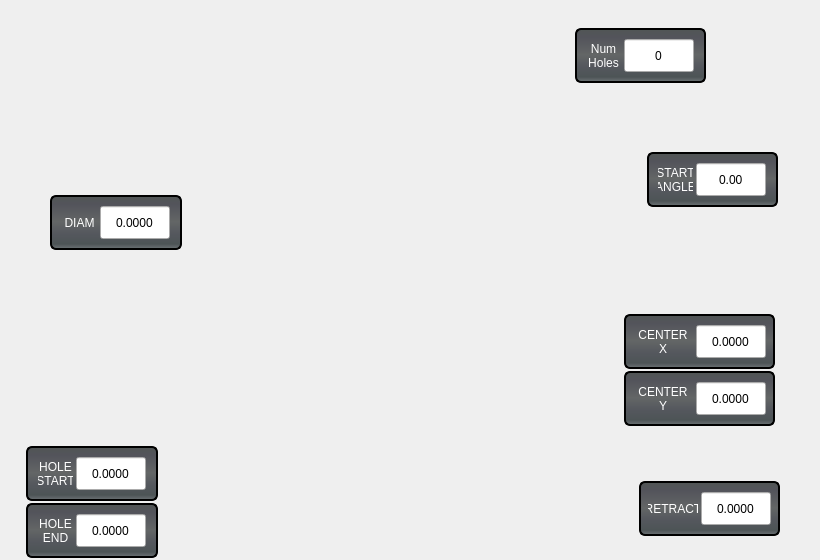
       <widget class="QWidget" name="bolt_hole_diagram_widget" native="true">
        <property name="minimumSize">
         <size>
          <width>820</width>
          <height>560</height>
         </size>
        </property>
        <property name="maximumSize">
         <size>
          <width>820</width>
          <height>560</height>
         </size>
        </property>
        <property name="styleSheet">
         <string notr="true">.QWidget {
    background-position: center;
    background-repeat: no-repeat; 
 	background-image: url(:/images/drill_circle.png);
}</string>
        </property>
        <widget class="QFrame" name="frame_22">
         <property name="geometry">
          <rect>
           <x>50</x>
           <y>195</y>
           <width>132</width>
           <height>55</height>
          </rect>
         </property>
         <property name="sizePolicy">
          <sizepolicy hsizetype="Fixed" vsizetype="Fixed">
           <horstretch>0</horstretch>
           <verstretch>0</verstretch>
          </sizepolicy>
         </property>
         <property name="minimumSize">
          <size>
           <width>100</width>
           <height>55</height>
          </size>
         </property>
         <property name="maximumSize">
          <size>
           <width>16777215</width>
           <height>55</height>
          </size>
         </property>
         <property name="styleSheet">
          <string notr="true">.QFrame{
    border-style: solid;
    border-color: black;
    border-width: 2px;
    border-radius: 6px;
    color: rgb(238, 238, 236);
	background-color: qlineargradient(spread:pad, x1:0, y1:0, x2:0, y2:1, stop:0 rgb(81, 86, 85), stop:0.489795 rgb(99, 102, 102), stop:0.699799 rgb(85, 88, 94), stop:0.90444 rgb(77, 84, 86), stop:0.160246 rgb(83, 84, 91), stop:1 rgb(109, 115, 118));
}</string>
         </property>
         <layout class="QHBoxLayout" name="horizontalLayout_181">
          <property name="leftMargin">
           <number>5</number>
          </property>
          <property name="rightMargin">
           <number>5</number>
          </property>
          <item>
           <layout class="QHBoxLayout" name="horizontalLayout_182">
            <property name="spacing">
             <number>3</number>
            </property>
            <item>
             <widget class="QLabel" name="label_133">
              <property name="sizePolicy">
               <sizepolicy hsizetype="Fixed" vsizetype="Fixed">
                <horstretch>0</horstretch>
                <verstretch>0</verstretch>
               </sizepolicy>
              </property>
              <property name="minimumSize">
               <size>
                <width>35</width>
                <height>33</height>
               </size>
              </property>
              <property name="maximumSize">
               <size>
                <width>35</width>
                <height>33</height>
               </size>
              </property>
              <property name="styleSheet">
               <string notr="true">QLabel{
font: 75 13pt &quot;Bebas Kai&quot;;
color: rgb(255, 255, 255);
}</string>
              </property>
              <property name="text">
               <string>DIAM</string>
              </property>
              <property name="alignment">
               <set>Qt::AlignCenter</set>
              </property>
              <property name="wordWrap">
               <bool>true</bool>
              </property>
             </widget>
            </item>
            <item>
             <widget class="QLineEdit" name="diameter">
              <property name="minimumSize">
               <size>
                <width>70</width>
                <height>33</height>
               </size>
              </property>
              <property name="maximumSize">
               <size>
                <width>70</width>
                <height>33</height>
               </size>
              </property>
              <property name="focusPolicy">
               <enum>Qt::StrongFocus</enum>
              </property>
              <property name="styleSheet">
               <string notr="true">QLabel {
    border-style: transparent;
    border-color: rgb(235, 235, 235);
    border-width: 1px;
    border-radius: 5px;
    color: black;
    background: white;
	font: 75 14pt &quot;Bebas Kai&quot;;
}</string>
              </property>
              <property name="text">
               <string>0.0000</string>
              </property>
              <property name="alignment">
               <set>Qt::AlignCenter</set>
              </property>
              <property name="readOnly">
               <bool>false</bool>
              </property>
             </widget>
            </item>
           </layout>
          </item>
         </layout>
        </widget>
        <widget class="QFrame" name="frame_23">
         <property name="geometry">
          <rect>
           <x>575</x>
           <y>28</y>
           <width>131</width>
           <height>55</height>
          </rect>
         </property>
         <property name="sizePolicy">
          <sizepolicy hsizetype="Fixed" vsizetype="Fixed">
           <horstretch>0</horstretch>
           <verstretch>0</verstretch>
          </sizepolicy>
         </property>
         <property name="minimumSize">
          <size>
           <width>100</width>
           <height>55</height>
          </size>
         </property>
         <property name="maximumSize">
          <size>
           <width>16777215</width>
           <height>60</height>
          </size>
         </property>
         <property name="styleSheet">
          <string notr="true">.QFrame{
    border-style: solid;
    border-color: black;
    border-width: 2px;
    border-radius: 6px;
    color: rgb(238, 238, 236);
	background-color: qlineargradient(spread:pad, x1:0, y1:0, x2:0, y2:1, stop:0 rgb(81, 86, 85), stop:0.489795 rgb(99, 102, 102), stop:0.699799 rgb(85, 88, 94), stop:0.90444 rgb(77, 84, 86), stop:0.160246 rgb(83, 84, 91), stop:1 rgb(109, 115, 118));
}</string>
         </property>
         <layout class="QHBoxLayout" name="horizontalLayout_183">
          <property name="leftMargin">
           <number>5</number>
          </property>
          <property name="rightMargin">
           <number>5</number>
          </property>
          <item>
           <layout class="QHBoxLayout" name="horizontalLayout_184">
            <property name="spacing">
             <number>3</number>
            </property>
            <item>
             <widget class="QLabel" name="label_134">
              <property name="sizePolicy">
               <sizepolicy hsizetype="Fixed" vsizetype="Fixed">
                <horstretch>0</horstretch>
                <verstretch>0</verstretch>
               </sizepolicy>
              </property>
              <property name="minimumSize">
               <size>
                <width>35</width>
                <height>33</height>
               </size>
              </property>
              <property name="maximumSize">
               <size>
                <width>35</width>
                <height>33</height>
               </size>
              </property>
              <property name="styleSheet">
               <string notr="true">QLabel{
font: 75 13pt &quot;Bebas Kai&quot;;
color: rgb(255, 255, 255);
}</string>
              </property>
              <property name="text">
               <string>Num
Holes</string>
              </property>
              <property name="alignment">
               <set>Qt::AlignCenter</set>
              </property>
              <property name="wordWrap">
               <bool>true</bool>
              </property>
             </widget>
            </item>
            <item>
             <widget class="QLineEdit" name="num_holes">
              <property name="minimumSize">
               <size>
                <width>70</width>
                <height>33</height>
               </size>
              </property>
              <property name="maximumSize">
               <size>
                <width>70</width>
                <height>33</height>
               </size>
              </property>
              <property name="styleSheet">
               <string notr="true">QLabel {
    border-style: transparent;
    border-color: rgb(235, 235, 235);
    border-width: 1px;
    border-radius: 5px;
    color: black;
    background: white;
	font: 75 14pt &quot;Bebas Kai&quot;;
}</string>
              </property>
              <property name="text">
               <string>0</string>
              </property>
              <property name="alignment">
               <set>Qt::AlignCenter</set>
              </property>
             </widget>
            </item>
           </layout>
          </item>
         </layout>
        </widget>
        <widget class="QFrame" name="frame_41">
         <property name="geometry">
          <rect>
           <x>647</x>
           <y>152</y>
           <width>131</width>
           <height>55</height>
          </rect>
         </property>
         <property name="sizePolicy">
          <sizepolicy hsizetype="Fixed" vsizetype="Fixed">
           <horstretch>0</horstretch>
           <verstretch>0</verstretch>
          </sizepolicy>
         </property>
         <property name="minimumSize">
          <size>
           <width>100</width>
           <height>55</height>
          </size>
         </property>
         <property name="maximumSize">
          <size>
           <width>16777215</width>
           <height>60</height>
          </size>
         </property>
         <property name="styleSheet">
          <string notr="true">.QFrame{
    border-style: solid;
    border-color: black;
    border-width: 2px;
    border-radius: 6px;
    color: rgb(238, 238, 236);
	background-color: qlineargradient(spread:pad, x1:0, y1:0, x2:0, y2:1, stop:0 rgb(81, 86, 85), stop:0.489795 rgb(99, 102, 102), stop:0.699799 rgb(85, 88, 94), stop:0.90444 rgb(77, 84, 86), stop:0.160246 rgb(83, 84, 91), stop:1 rgb(109, 115, 118));
}</string>
         </property>
         <layout class="QHBoxLayout" name="horizontalLayout_185">
          <property name="leftMargin">
           <number>5</number>
          </property>
          <property name="rightMargin">
           <number>5</number>
          </property>
          <item>
           <layout class="QHBoxLayout" name="horizontalLayout_186">
            <property name="spacing">
             <number>3</number>
            </property>
            <item>
             <widget class="QLabel" name="label_135">
              <property name="sizePolicy">
               <sizepolicy hsizetype="Fixed" vsizetype="Fixed">
                <horstretch>0</horstretch>
                <verstretch>0</verstretch>
               </sizepolicy>
              </property>
              <property name="minimumSize">
               <size>
                <width>35</width>
                <height>33</height>
               </size>
              </property>
              <property name="maximumSize">
               <size>
                <width>35</width>
                <height>33</height>
               </size>
              </property>
              <property name="styleSheet">
               <string notr="true">QLabel{
font: 75 13pt &quot;Bebas Kai&quot;;
color: rgb(255, 255, 255);
}</string>
              </property>
              <property name="text">
               <string>START
ANGLE</string>
              </property>
              <property name="alignment">
               <set>Qt::AlignCenter</set>
              </property>
              <property name="wordWrap">
               <bool>true</bool>
              </property>
             </widget>
            </item>
            <item>
             <widget class="QLineEdit" name="start_angle">
              <property name="minimumSize">
               <size>
                <width>70</width>
                <height>33</height>
               </size>
              </property>
              <property name="maximumSize">
               <size>
                <width>70</width>
                <height>33</height>
               </size>
              </property>
              <property name="styleSheet">
               <string notr="true">QLabel {
    border-style: transparent;
    border-color: rgb(235, 235, 235);
    border-width: 1px;
    border-radius: 5px;
    color: black;
    background: white;
	font: 75 14pt &quot;Bebas Kai&quot;;
}</string>
              </property>
              <property name="text">
               <string>0.00</string>
              </property>
              <property name="alignment">
               <set>Qt::AlignCenter</set>
              </property>
             </widget>
            </item>
           </layout>
          </item>
         </layout>
        </widget>
        <widget class="QFrame" name="frame_44">
         <property name="geometry">
          <rect>
           <x>624</x>
           <y>314</y>
           <width>151</width>
           <height>55</height>
          </rect>
         </property>
         <property name="sizePolicy">
          <sizepolicy hsizetype="Fixed" vsizetype="Fixed">
           <horstretch>0</horstretch>
           <verstretch>0</verstretch>
          </sizepolicy>
         </property>
         <property name="minimumSize">
          <size>
           <width>100</width>
           <height>55</height>
          </size>
         </property>
         <property name="maximumSize">
          <size>
           <width>16777215</width>
           <height>60</height>
          </size>
         </property>
         <property name="styleSheet">
          <string notr="true">.QFrame{
    border-style: solid;
    border-color: black;
    border-width: 2px;
    border-radius: 6px;
    color: rgb(238, 238, 236);
	background-color: qlineargradient(spread:pad, x1:0, y1:0, x2:0, y2:1, stop:0 rgb(81, 86, 85), stop:0.489795 rgb(99, 102, 102), stop:0.699799 rgb(85, 88, 94), stop:0.90444 rgb(77, 84, 86), stop:0.160246 rgb(83, 84, 91), stop:1 rgb(109, 115, 118));
}</string>
         </property>
         <layout class="QHBoxLayout" name="horizontalLayout_187">
          <property name="leftMargin">
           <number>5</number>
          </property>
          <property name="rightMargin">
           <number>5</number>
          </property>
          <item>
           <layout class="QHBoxLayout" name="horizontalLayout_188">
            <property name="spacing">
             <number>3</number>
            </property>
            <item>
             <widget class="QLabel" name="label_136">
              <property name="sizePolicy">
               <sizepolicy hsizetype="Fixed" vsizetype="Fixed">
                <horstretch>0</horstretch>
                <verstretch>0</verstretch>
               </sizepolicy>
              </property>
              <property name="minimumSize">
               <size>
                <width>60</width>
                <height>33</height>
               </size>
              </property>
              <property name="maximumSize">
               <size>
                <width>35</width>
                <height>33</height>
               </size>
              </property>
              <property name="styleSheet">
               <string notr="true">QLabel{
font: 75 13pt &quot;Bebas Kai&quot;;
color: rgb(255, 255, 255);
}</string>
              </property>
              <property name="text">
               <string>CENTER X</string>
              </property>
              <property name="alignment">
               <set>Qt::AlignCenter</set>
              </property>
              <property name="wordWrap">
               <bool>true</bool>
              </property>
             </widget>
            </item>
            <item>
             <widget class="QLineEdit" name="center_x">
              <property name="minimumSize">
               <size>
                <width>70</width>
                <height>33</height>
               </size>
              </property>
              <property name="maximumSize">
               <size>
                <width>70</width>
                <height>33</height>
               </size>
              </property>
              <property name="styleSheet">
               <string notr="true">QLabel {
    border-style: transparent;
    border-color: rgb(235, 235, 235);
    border-width: 1px;
    border-radius: 5px;
    color: black;
    background: white;
	font: 75 14pt &quot;Bebas Kai&quot;;
}</string>
              </property>
              <property name="text">
               <string>0.0000</string>
              </property>
              <property name="alignment">
               <set>Qt::AlignCenter</set>
              </property>
             </widget>
            </item>
           </layout>
          </item>
         </layout>
        </widget>
        <widget class="QFrame" name="frame_45">
         <property name="geometry">
          <rect>
           <x>624</x>
           <y>371</y>
           <width>151</width>
           <height>55</height>
          </rect>
         </property>
         <property name="sizePolicy">
          <sizepolicy hsizetype="Fixed" vsizetype="Fixed">
           <horstretch>0</horstretch>
           <verstretch>0</verstretch>
          </sizepolicy>
         </property>
         <property name="minimumSize">
          <size>
           <width>100</width>
           <height>55</height>
          </size>
         </property>
         <property name="maximumSize">
          <size>
           <width>16777215</width>
           <height>55</height>
          </size>
         </property>
         <property name="styleSheet">
          <string notr="true">.QFrame{
    border-style: solid;
    border-color: black;
    border-width: 2px;
    border-radius: 6px;
    color: rgb(238, 238, 236);
	background-color: qlineargradient(spread:pad, x1:0, y1:0, x2:0, y2:1, stop:0 rgb(81, 86, 85), stop:0.489795 rgb(99, 102, 102), stop:0.699799 rgb(85, 88, 94), stop:0.90444 rgb(77, 84, 86), stop:0.160246 rgb(83, 84, 91), stop:1 rgb(109, 115, 118));
}</string>
         </property>
         <layout class="QHBoxLayout" name="horizontalLayout_189">
          <property name="leftMargin">
           <number>5</number>
          </property>
          <property name="rightMargin">
           <number>5</number>
          </property>
          <item>
           <layout class="QHBoxLayout" name="horizontalLayout_190">
            <property name="spacing">
             <number>3</number>
            </property>
            <item>
             <widget class="QLabel" name="label_137">
              <property name="sizePolicy">
               <sizepolicy hsizetype="Fixed" vsizetype="Fixed">
                <horstretch>0</horstretch>
                <verstretch>0</verstretch>
               </sizepolicy>
              </property>
              <property name="minimumSize">
               <size>
                <width>60</width>
                <height>33</height>
               </size>
              </property>
              <property name="maximumSize">
               <size>
                <width>35</width>
                <height>33</height>
               </size>
              </property>
              <property name="styleSheet">
               <string notr="true">QLabel{
font: 75 13pt &quot;Bebas Kai&quot;;
color: rgb(255, 255, 255);
}</string>
              </property>
              <property name="text">
               <string>CENTER Y</string>
              </property>
              <property name="alignment">
               <set>Qt::AlignCenter</set>
              </property>
              <property name="wordWrap">
               <bool>true</bool>
              </property>
             </widget>
            </item>
            <item>
             <widget class="QLineEdit" name="center_y">
              <property name="minimumSize">
               <size>
                <width>70</width>
                <height>33</height>
               </size>
              </property>
              <property name="maximumSize">
               <size>
                <width>70</width>
                <height>33</height>
               </size>
              </property>
              <property name="styleSheet">
               <string notr="true">QLabel {
    border-style: transparent;
    border-color: rgb(235, 235, 235);
    border-width: 1px;
    border-radius: 5px;
    color: black;
    background: white;
	font: 75 14pt &quot;Bebas Kai&quot;;
}</string>
              </property>
              <property name="text">
               <string>0.0000</string>
              </property>
              <property name="alignment">
               <set>Qt::AlignCenter</set>
              </property>
             </widget>
            </item>
           </layout>
          </item>
         </layout>
        </widget>
        <widget class="QWidget" name="verticalLayoutWidget">
         <property name="geometry">
          <rect>
           <x>1217</x>
           <y>20</y>
           <width>161</width>
           <height>362</height>
          </rect>
         </property>
         <layout class="QVBoxLayout" name="verticalLayout_58"/>
        </widget>
        <widget class="QFrame" name="frame_52">
         <property name="geometry">
          <rect>
           <x>639</x>
           <y>481</y>
           <width>141</width>
           <height>55</height>
          </rect>
         </property>
         <property name="sizePolicy">
          <sizepolicy hsizetype="Fixed" vsizetype="Fixed">
           <horstretch>0</horstretch>
           <verstretch>0</verstretch>
          </sizepolicy>
         </property>
         <property name="minimumSize">
          <size>
           <width>100</width>
           <height>55</height>
          </size>
         </property>
         <property name="maximumSize">
          <size>
           <width>16777215</width>
           <height>55</height>
          </size>
         </property>
         <property name="styleSheet">
          <string notr="true">.QFrame{
    border-style: solid;
    border-color: black;
    border-width: 2px;
    border-radius: 6px;
    color: rgb(238, 238, 236);
	background-color: qlineargradient(spread:pad, x1:0, y1:0, x2:0, y2:1, stop:0 rgb(81, 86, 85), stop:0.489795 rgb(99, 102, 102), stop:0.699799 rgb(85, 88, 94), stop:0.90444 rgb(77, 84, 86), stop:0.160246 rgb(83, 84, 91), stop:1 rgb(109, 115, 118));
}</string>
         </property>
         <layout class="QHBoxLayout" name="horizontalLayout_197">
          <property name="leftMargin">
           <number>5</number>
          </property>
          <property name="rightMargin">
           <number>5</number>
          </property>
          <item>
           <layout class="QHBoxLayout" name="horizontalLayout_198">
            <property name="spacing">
             <number>3</number>
            </property>
            <item>
             <widget class="QLabel" name="label_146">
              <property name="sizePolicy">
               <sizepolicy hsizetype="Fixed" vsizetype="Fixed">
                <horstretch>0</horstretch>
                <verstretch>0</verstretch>
               </sizepolicy>
              </property>
              <property name="minimumSize">
               <size>
                <width>50</width>
                <height>33</height>
               </size>
              </property>
              <property name="maximumSize">
               <size>
                <width>35</width>
                <height>33</height>
               </size>
              </property>
              <property name="styleSheet">
               <string notr="true">QLabel{
font: 75 13pt &quot;Bebas Kai&quot;;
color: rgb(255, 255, 255);
}</string>
              </property>
              <property name="text">
               <string>RETRACT</string>
              </property>
              <property name="alignment">
               <set>Qt::AlignCenter</set>
              </property>
              <property name="wordWrap">
               <bool>true</bool>
              </property>
             </widget>
            </item>
            <item>
             <widget class="QLineEdit" name="retract">
              <property name="minimumSize">
               <size>
                <width>70</width>
                <height>33</height>
               </size>
              </property>
              <property name="maximumSize">
               <size>
                <width>70</width>
                <height>33</height>
               </size>
              </property>
              <property name="focusPolicy">
               <enum>Qt::StrongFocus</enum>
              </property>
              <property name="styleSheet">
               <string notr="true">QLabel {
    border-style: transparent;
    border-color: rgb(235, 235, 235);
    border-width: 1px;
    border-radius: 5px;
    color: black;
    background: white;
	font: 75 14pt &quot;Bebas Kai&quot;;
}</string>
              </property>
              <property name="text">
               <string>0.0000</string>
              </property>
              <property name="alignment">
               <set>Qt::AlignCenter</set>
              </property>
              <property name="readOnly">
               <bool>false</bool>
              </property>
             </widget>
            </item>
           </layout>
          </item>
         </layout>
        </widget>
        <widget class="QFrame" name="frame_53">
         <property name="geometry">
          <rect>
           <x>26</x>
           <y>446</y>
           <width>132</width>
           <height>55</height>
          </rect>
         </property>
         <property name="sizePolicy">
          <sizepolicy hsizetype="Fixed" vsizetype="Fixed">
           <horstretch>0</horstretch>
           <verstretch>0</verstretch>
          </sizepolicy>
         </property>
         <property name="minimumSize">
          <size>
           <width>100</width>
           <height>55</height>
          </size>
         </property>
         <property name="maximumSize">
          <size>
           <width>16777215</width>
           <height>55</height>
          </size>
         </property>
         <property name="styleSheet">
          <string notr="true">.QFrame{
    border-style: solid;
    border-color: black;
    border-width: 2px;
    border-radius: 6px;
    color: rgb(238, 238, 236);
	background-color: qlineargradient(spread:pad, x1:0, y1:0, x2:0, y2:1, stop:0 rgb(81, 86, 85), stop:0.489795 rgb(99, 102, 102), stop:0.699799 rgb(85, 88, 94), stop:0.90444 rgb(77, 84, 86), stop:0.160246 rgb(83, 84, 91), stop:1 rgb(109, 115, 118));
}</string>
         </property>
         <layout class="QHBoxLayout" name="horizontalLayout_203">
          <property name="leftMargin">
           <number>5</number>
          </property>
          <property name="rightMargin">
           <number>5</number>
          </property>
          <item>
           <layout class="QHBoxLayout" name="horizontalLayout_204">
            <property name="spacing">
             <number>3</number>
            </property>
            <item>
             <widget class="QLabel" name="label_149">
              <property name="sizePolicy">
               <sizepolicy hsizetype="Fixed" vsizetype="Fixed">
                <horstretch>0</horstretch>
                <verstretch>0</verstretch>
               </sizepolicy>
              </property>
              <property name="minimumSize">
               <size>
                <width>35</width>
                <height>33</height>
               </size>
              </property>
              <property name="maximumSize">
               <size>
                <width>35</width>
                <height>33</height>
               </size>
              </property>
              <property name="styleSheet">
               <string notr="true">QLabel{
font: 75 13pt &quot;Bebas Kai&quot;;
color: rgb(255, 255, 255);
}</string>
              </property>
              <property name="text">
               <string>HOLE START</string>
              </property>
              <property name="alignment">
               <set>Qt::AlignCenter</set>
              </property>
              <property name="wordWrap">
               <bool>true</bool>
              </property>
             </widget>
            </item>
            <item>
             <widget class="QLineEdit" name="hole_start">
              <property name="minimumSize">
               <size>
                <width>70</width>
                <height>33</height>
               </size>
              </property>
              <property name="maximumSize">
               <size>
                <width>70</width>
                <height>33</height>
               </size>
              </property>
              <property name="focusPolicy">
               <enum>Qt::StrongFocus</enum>
              </property>
              <property name="styleSheet">
               <string notr="true">QLabel {
    border-style: transparent;
    border-color: rgb(235, 235, 235);
    border-width: 1px;
    border-radius: 5px;
    color: black;
    background: white;
	font: 75 14pt &quot;Bebas Kai&quot;;
}</string>
              </property>
              <property name="text">
               <string>0.0000</string>
              </property>
              <property name="alignment">
               <set>Qt::AlignCenter</set>
              </property>
              <property name="readOnly">
               <bool>false</bool>
              </property>
             </widget>
            </item>
           </layout>
          </item>
         </layout>
        </widget>
        <widget class="QFrame" name="frame_54">
         <property name="geometry">
          <rect>
           <x>26</x>
           <y>503</y>
           <width>132</width>
           <height>55</height>
          </rect>
         </property>
         <property name="sizePolicy">
          <sizepolicy hsizetype="Fixed" vsizetype="Fixed">
           <horstretch>0</horstretch>
           <verstretch>0</verstretch>
          </sizepolicy>
         </property>
         <property name="minimumSize">
          <size>
           <width>100</width>
           <height>55</height>
          </size>
         </property>
         <property name="maximumSize">
          <size>
           <width>16777215</width>
           <height>55</height>
          </size>
         </property>
         <property name="styleSheet">
          <string notr="true">.QFrame{
    border-style: solid;
    border-color: black;
    border-width: 2px;
    border-radius: 6px;
    color: rgb(238, 238, 236);
	background-color: qlineargradient(spread:pad, x1:0, y1:0, x2:0, y2:1, stop:0 rgb(81, 86, 85), stop:0.489795 rgb(99, 102, 102), stop:0.699799 rgb(85, 88, 94), stop:0.90444 rgb(77, 84, 86), stop:0.160246 rgb(83, 84, 91), stop:1 rgb(109, 115, 118));
}</string>
         </property>
         <layout class="QHBoxLayout" name="horizontalLayout_205">
          <property name="leftMargin">
           <number>5</number>
          </property>
          <property name="rightMargin">
           <number>5</number>
          </property>
          <item>
           <layout class="QHBoxLayout" name="horizontalLayout_206">
            <property name="spacing">
             <number>3</number>
            </property>
            <item>
             <widget class="QLabel" name="label_150">
              <property name="sizePolicy">
               <sizepolicy hsizetype="Fixed" vsizetype="Fixed">
                <horstretch>0</horstretch>
                <verstretch>0</verstretch>
               </sizepolicy>
              </property>
              <property name="minimumSize">
               <size>
                <width>35</width>
                <height>33</height>
               </size>
              </property>
              <property name="maximumSize">
               <size>
                <width>35</width>
                <height>33</height>
               </size>
              </property>
              <property name="styleSheet">
               <string notr="true">QLabel{
font: 75 13pt &quot;Bebas Kai&quot;;
color: rgb(255, 255, 255);
}</string>
              </property>
              <property name="text">
               <string>HOLE END</string>
              </property>
              <property name="alignment">
               <set>Qt::AlignCenter</set>
              </property>
              <property name="wordWrap">
               <bool>true</bool>
              </property>
             </widget>
            </item>
            <item>
             <widget class="QLineEdit" name="hole_end">
              <property name="minimumSize">
               <size>
                <width>70</width>
                <height>33</height>
               </size>
              </property>
              <property name="maximumSize">
               <size>
                <width>70</width>
                <height>33</height>
               </size>
              </property>
              <property name="focusPolicy">
               <enum>Qt::StrongFocus</enum>
              </property>
              <property name="styleSheet">
               <string notr="true">QLabel {
    border-style: transparent;
    border-color: rgb(235, 235, 235);
    border-width: 1px;
    border-radius: 5px;
    color: black;
    background: white;
	font: 75 14pt &quot;Bebas Kai&quot;;
}</string>
              </property>
              <property name="text">
               <string>0.0000</string>
              </property>
              <property name="alignment">
               <set>Qt::AlignCenter</set>
              </property>
              <property name="readOnly">
               <bool>false</bool>
              </property>
             </widget>
            </item>
           </layout>
          </item>
         </layout>
        </widget>
       </widget>
